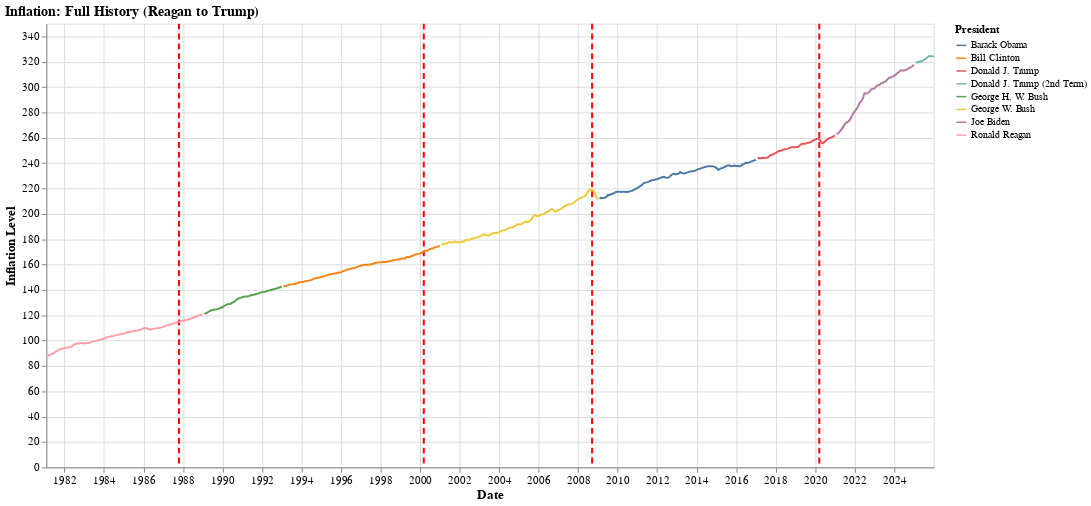

Notebook code for this chart:
### Code cell
overall_trend_altair(
    final_merged_v2,
    'observation_date',
    'Inflation',
    'Inflation: Full History (Reagan to Trump)',
    'Date',
    'Inflation Level'
)  # unemployment rate

### Figure 1 — Vega-Lite specification as saved in the notebook (floating-point values rounded to 4 significant figures; data arrays with more than 128 entries replaced by an {"elided": "..."} marker saying what was removed)
{"config": {"view": {"continuousWidth": 300, "continuousHeight": 300}, "axis": {"labelFontSize": 11, "titleFontSize": 13}, "title": {"anchor": "start", "fontSize": 14}}, "layer": [{"data": {"name": "data-2e3354d5cf53ecb2ba6e47b1a5196afa"}, "mark": {"type": "rule", "color": "red", "strokeDash": [6, 4], "strokeWidth": 2}, "encoding": {"tooltip": [{"field": "event", "type": "nominal"}], "x": {"field": "observation_date", "type": "temporal"}}}, {"data": {"name": "data-e4224ca97ea313ec248cca3531ba870c"}, "mark": {"type": "line"}, "encoding": {"color": {"field": "President", "legend": {"title": "President"}, "type": "nominal"}, "x": {"field": "observation_date", "title": "Date", "type": "temporal"}, "y": {"field": "Inflation", "title": "Inflation Level", "type": "quantitative"}}}, {"data": {"name": "data-e4224ca97ea313ec248cca3531ba870c"}, "mark": {"type": "rule", "color": "gray"}, "encoding": {"x": {"field": "observation_date", "type": "temporal"}}, "transform": [{"filter": {"param": "param_1", "empty": false}}]}, {"data": {"name": "data-e4224ca97ea313ec248cca3531ba870c"}, "mark": {"type": "point", "opacity": 0}, "encoding": {"tooltip": [{"field": "observation_date", "format": "%Y-%m", "title": "Date", "type": "temporal"}, {"field": "Inflation", "title": "Inflation Level", "type": "quantitative"}, {"field": "President", "title": "President", "type": "nominal"}], "x": {"field": "observation_date", "type": "temporal"}, "y": {"field": "Inflation", "type": "quantitative"}}, "name": "view_1"}], "height": 450, "params": [{"name": "param_1", "select": {"type": "point", "fields": ["observation_date"], "nearest": true, "on": "mouseover"}, "views": ["view_1"]}], "title": "Inflation: Full History (Reagan to Trump)", "width": 900, "$schema": "https://vega.github.io/schema/vega-lite/v5.20.1.json", "datasets": {"data-2e3354d5cf53ecb2ba6e47b1a5196afa": [{"observation_date": "1987-10-19T00:00:00", "event": "1987 Black Monday"}, {"observation_date": "2000-03-10T00:00:00", "event": "2000 Dotcom Bubble"}, {"observation_date": "2008-09-15T00:00:00", "event": "2008 Housing Bubble"}, {"observation_date": "2020-03-16T00:00:00", "event": "2020 COVID"}], "data-e4224ca97ea313ec248cca3531ba870c": {"elided": "540 records"}}}
